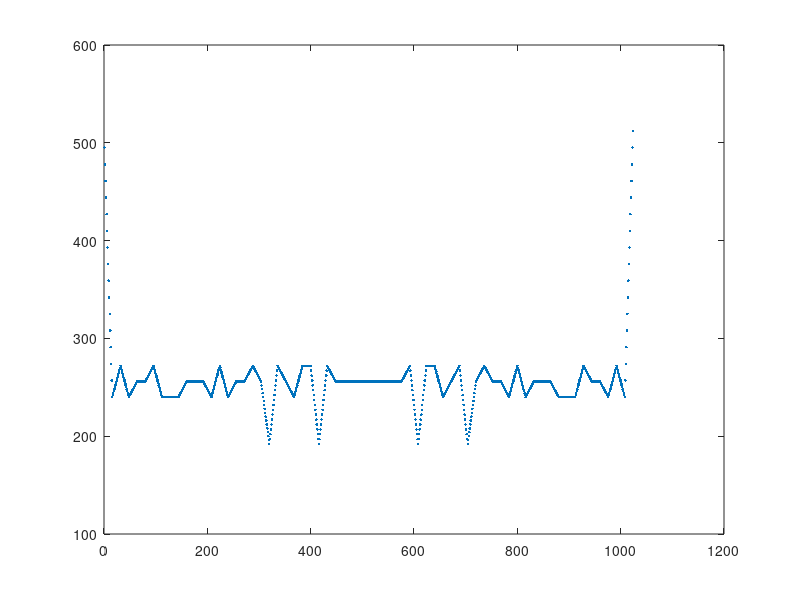

The MATLAB source for this figure:
clc;

ORDER = 6; % 6 or 8

a=[1, zeros(1,ORDER-1)];

state = zeros(1, 2^ORDER);
m = zeros(1, 2^ORDER);

for i=1:(2^ORDER-1)
    state(i+1)=sum(a.*(2.^(0:ORDER-1)));
    m(i+1)=a(1);
    if ORDER==6
        % f=xor(a(1), a(2)); % 000011
        f=xor(xor(a(1), a(2)), xor(a(3), a(6))); % 100111
        % f=xor(xor(a(1), a(3)), xor(a(4), a(6))); % 101101        
    elseif ORDER==8
        f=xor(xor(a(1), a(2)), xor(a(6), a(7)));
    end
    a=[a(2:ORDER), f];
end

if length(unique(state))==2^ORDER
    fprintf('m seq:\n');
    fprintf('%d,', m);
    fprintf('\n');
else
    fprintf('NOT MSEQ!\n');
end

m = reshape(repmat(m, 16, 1), 1, length(m)*16);

s = zeros(1, length(m));
for i=0:(length(m)-1)
    for j=1:length(m)
        s(i+1) = s(i+1) + m(j)*m(mod(j+i, length(m))+1);
    end
end

plot(s, '.');
